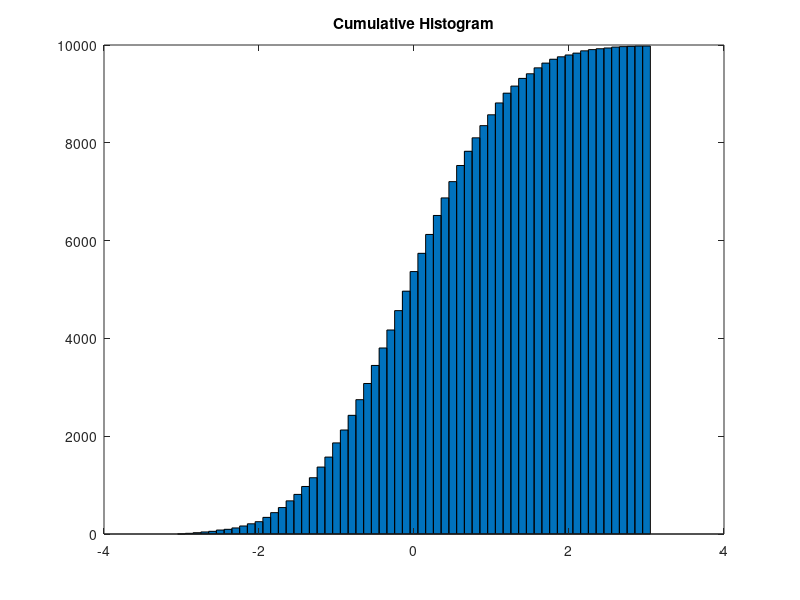
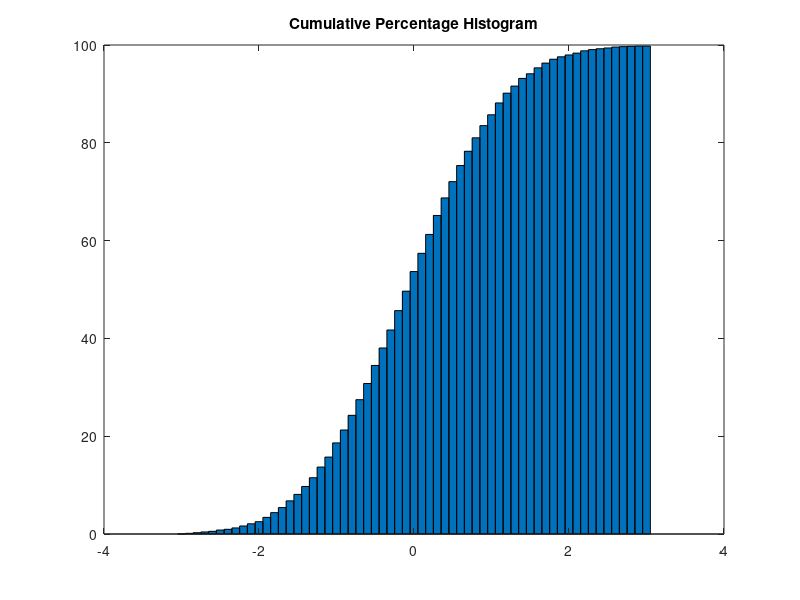

The MATLAB script that drew these images, in order:
x = -3:0.1:3;
 y = randn(1e4,1);
 NumElements = histc(y,x);
 SumElements = cumsum(NumElements);
 bar(x,SumElements,'BarWidth',1);
 title('Cumulative Histogram');
 figure;
 bar(x,(SumElements./length(y))*100,'BarWidth',1);
 title('Cumulative Percentage Histogram');